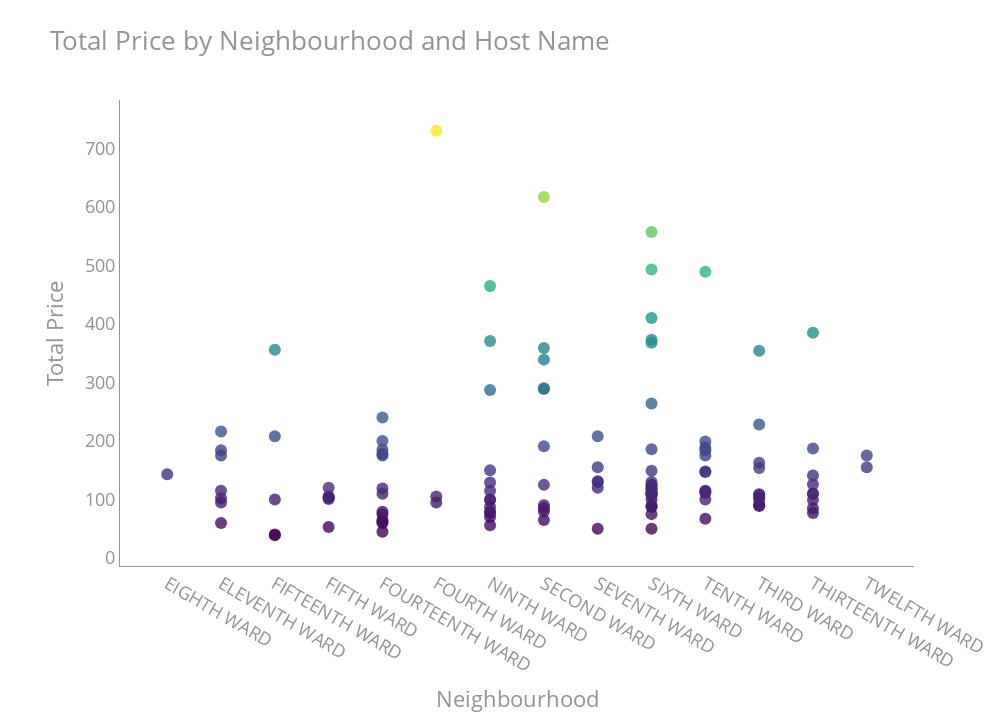

Here is the notebook cell this chart was saved with:
### Code cell
# Group the data by 'neighbourhood' and 'host_name', and sum the 'price' column
grouped_data = data_without_outliers.groupby(["neighbourhood", "host_name"])["price"].sum().reset_index()

# Create the Plotly figure
fig = go.Figure(data=go.Scatter(
    x=grouped_data["neighbourhood"],
    y=grouped_data["price"],
    mode='markers',
    text=grouped_data["host_name"],
    marker=dict(
        size=12,
        color=grouped_data["price"],
        colorscale='Viridis',
        opacity=0.8
    )
))

# Customize the layout
fig.update_layout(plot_bgcolor = "white",
                 font = dict(color = "#909497", size = 18),
                 title = dict(text = "Total Price by Neighbourhood and Host Name", font = dict(size = 26)),
                 xaxis = dict(title = "Neighbourhood", linecolor = "#909497"),
                 yaxis = dict(title = "Total Price", tickformat = ",", linecolor = "#909497"),
                 margin = dict(t = 100, r = 80, b = 80, l = 120),
                 hovermode="closest",
                 height = 720,
                 width = 1000)

# Display the plot
fig.show()

### Figure 1 — Plotly figure (JSON) as saved in the notebook; plotly's stock layout.template omitted (floating-point values rounded to 4 significant figures)
{"data": [{"marker": {"color": [143, 216, 184, 102, 95, 175, 60, 115, 208, 39, 40, 356, 100, 53, 103, 104, 101, 105, 120, 62, 240, 178, 175, 110, 75, 60, 119, 65, 79, 45, 185, 200, 730, 105, 95, 99, 465, 287, 115, 70, 77, 129, 150, 79, 100, 87, 56, 371, 289, 339, 80, 85, 191, 65, 617, 125, 90, 359, 290, 50, 208, 131, 155, 120, 130, 110, 75, 368, 113, 125, 410, 557, 89, 87, 130, 125, 264, 373, 89, 100, 119, 149, 107, 113, 50, 120, 186, 110, 118, 493, 109, 115, 148, 114, 184, 100, 175, 199, 147, 67, 189, 489, 111, 154, 108, 163, 89, 109, 91, 104, 90, 228, 354, 100, 187, 99, 110, 126, 85, 110, 141, 77, 385, 155, 175], "colorscale": [[0, "#440154"], [0.1111, "#482878"], [0.2222, "#3e4989"], [0.3333, "#31688e"], [0.4444, "#26828e"], [0.5556, "#1f9e89"], [0.6667, "#35b779"], [0.7778, "#6ece58"], [0.8889, "#b5de2b"], [1, "#fde725"]], "opacity": 0.8, "size": 12}, "mode": "markers", "text": ["Cindy", "Antonio", "Argus", "Brian", "Fs", "Phil", "Philip", "Rabia", "Iris", "Jon", "Luke", "Peter", "Tanjin", "Adam", "Alexis", "Carla", "Keneisha", "Tomar & Kash", "Tyrell", "Aaron", "Abba", "Allen", "Brian", "Cristian", "Domini", "Donna", "Elsa", "Hasan", "He", "John", "Scott", "Thomas", "Linda", "Nickolas", "Rachel", "Allen", "Bela", "Blossom Estates", "Connie", "Ed", "Elizabeth", "Ermenita", "Kemba", "Kori", "Reyana", "Shane", "Share", "Terra", "Aggie", "Angela", "Anilexa", "Blake", "Earl", "Etem", "Linda", "Marlene", "Osas", "Urbangem", "Vorakij", "Ed", "James", "Kira", "Linda", "Najeem Adegbemiga", "Umer", "Abba", "Alice", "Argus", "Brian", "Bryce", "Clyde", "Erion", "Farah", "Grace", "Grant", "JShing", "Jerry", "Joshua", "Justin", "Leiba", "Lloyd", "Lori", "Massi", "Mela", "Musab", "Natasha", "Rodney", "Ron", "Sean", "Terra", "Todd", "Abba", "Allen", "Archer", "Argus", "Emilie", "Erion", "John M", "Melissa", "Miguelino", "Rashawn", "Scott", "Share", "Amar", "Chadell", "David", "Diana", "Dillon", "Earl", "Evolve", "Gabriel", "Julia", "Linda", "Queen", "Allen", "Caroline", "Elizabeth", "Evolve", "Fs", "Peter", "Romel", "Thaddeus", "Thomas", "Mary", "Phil"], "type": "scatter", "x": ["EIGHTH WARD", "ELEVENTH WARD", "ELEVENTH WARD", "ELEVENTH WARD", "ELEVENTH WARD", "ELEVENTH WARD", "ELEVENTH WARD", "ELEVENTH WARD", "FIFTEENTH WARD", "FIFTEENTH WARD", "FIFTEENTH WARD", "FIFTEENTH WARD", "FIFTEENTH WARD", "FIFTH WARD", "FIFTH WARD", "FIFTH WARD", "FIFTH WARD", "FIFTH WARD", "FIFTH WARD", "FOURTEENTH WARD", "FOURTEENTH WARD", "FOURTEENTH WARD", "FOURTEENTH WARD", "FOURTEENTH WARD", "FOURTEENTH WARD", "FOURTEENTH WARD", "FOURTEENTH WARD", "FOURTEENTH WARD", "FOURTEENTH WARD", "FOURTEENTH WARD", "FOURTEENTH WARD", "FOURTEENTH WARD", "FOURTH WARD", "FOURTH WARD", "FOURTH WARD", "NINTH WARD", "NINTH WARD", "NINTH WARD", "NINTH WARD", "NINTH WARD", "NINTH WARD", "NINTH WARD", "NINTH WARD", "NINTH WARD", "NINTH WARD", "NINTH WARD", "NINTH WARD", "NINTH WARD", "SECOND WARD", "SECOND WARD", "SECOND WARD", "SECOND WARD", "SECOND WARD", "SECOND WARD", "SECOND WARD", "SECOND WARD", "SECOND WARD", "SECOND WARD", "SECOND WARD", "SEVENTH WARD", "SEVENTH WARD", "SEVENTH WARD", "SEVENTH WARD", "SEVENTH WARD", "SEVENTH WARD", "SIXTH WARD", "SIXTH WARD", "SIXTH WARD", "SIXTH WARD", "SIXTH WARD", "SIXTH WARD", "SIXTH WARD", "SIXTH WARD", "SIXTH WARD", "SIXTH WARD", "SIXTH WARD", "SIXTH WARD", "SIXTH WARD", "SIXTH WARD", "SIXTH WARD", "SIXTH WARD", "SIXTH WARD", "SIXTH WARD", "SIXTH WARD", "SIXTH WARD", "SIXTH WARD", "SIXTH WARD", "SIXTH WARD", "SIXTH WARD", "SIXTH WARD", "SIXTH WARD", "TENTH WARD", "TENTH WARD", "TENTH WARD", "TENTH WARD", "TENTH WARD", "TENTH WARD", "TENTH WARD", "TENTH WARD", "TENTH WARD", "TENTH WARD", "TENTH WARD", "TENTH WARD", "THIRD WARD", "THIRD WARD", "THIRD WARD", "THIRD WARD", "THIRD WARD", "THIRD WARD", "THIRD WARD", "THIRD WARD", "THIRD WARD", "THIRD WARD", "THIRD WARD", "THIRTEENTH WARD", "THIRTEENTH WARD", "THIRTEENTH WARD", "THIRTEENTH WARD", "THIRTEENTH WARD", "THIRTEENTH WARD", "THIRTEENTH WARD", "THIRTEENTH WARD", "THIRTEENTH WARD", "TWELFTH WARD", "TWELFTH WARD"], "y": [143, 216, 184, 102, 95, 175, 60, 115, 208, 39, 40, 356, 100, 53, 103, 104, 101, 105, 120, 62, 240, 178, 175, 110, 75, 60, 119, 65, 79, 45, 185, 200, 730, 105, 95, 99, 465, 287, 115, 70, 77, 129, 150, 79, 100, 87, 56, 371, 289, 339, 80, 85, 191, 65, 617, 125, 90, 359, 290, 50, 208, 131, 155, 120, 130, 110, 75, 368, 113, 125, 410, 557, 89, 87, 130, 125, 264, 373, 89, 100, 119, 149, 107, 113, 50, 120, 186, 110, 118, 493, 109, 115, 148, 114, 184, 100, 175, 199, 147, 67, 189, 489, 111, 154, 108, 163, 89, 109, 91, 104, 90, 228, 354, 100, 187, 99, 110, 126, 85, 110, 141, 77, 385, 155, 175]}], "layout": {"font": {"color": "#909497", "size": 18}, "height": 720, "hovermode": "closest", "margin": {"b": 80, "l": 120, "r": 80, "t": 100}, "plot_bgcolor": "white", "title": {"font": {"size": 26}, "text": "Total Price by Neighbourhood and Host Name"}, "width": 1000, "xaxis": {"autorange": true, "linecolor": "#909497", "range": [-0.8791, 13.88], "title": {"text": "Neighbourhood"}, "type": "category"}, "yaxis": {"autorange": true, "linecolor": "#909497", "range": [-13.82, 782.8], "tickformat": ",", "title": {"text": "Total Price"}, "type": "linear"}}}
